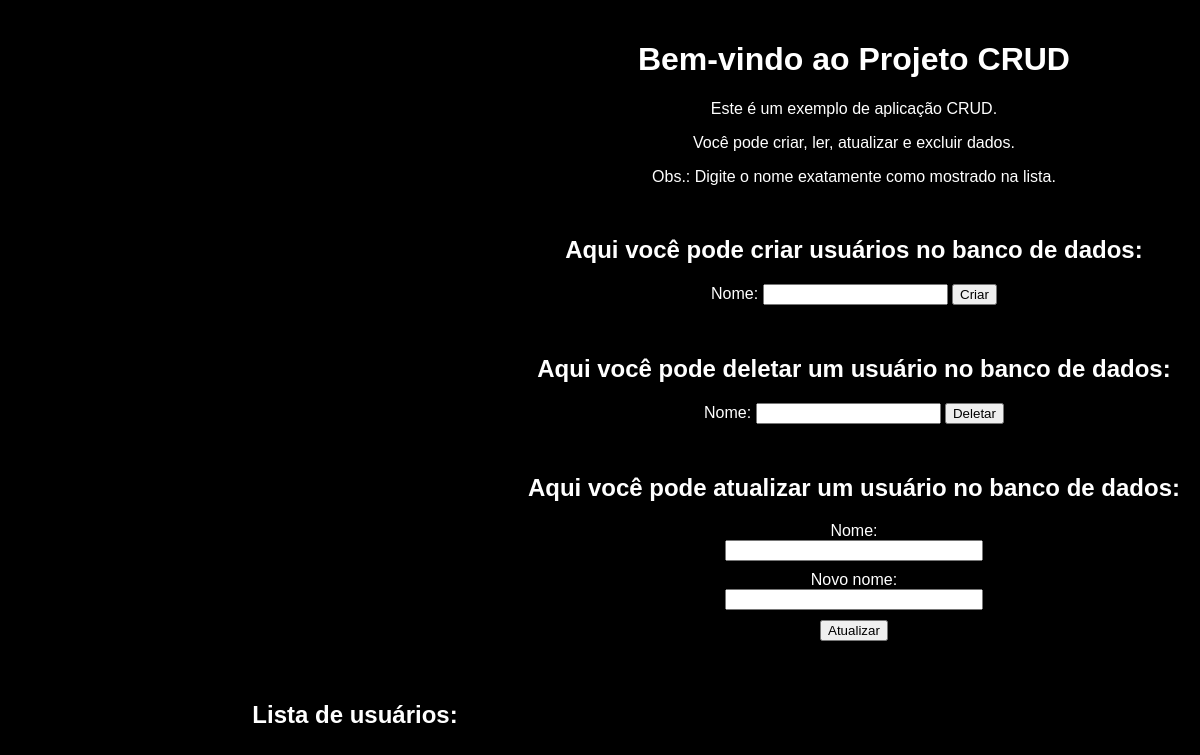
Before: / with the older database file.
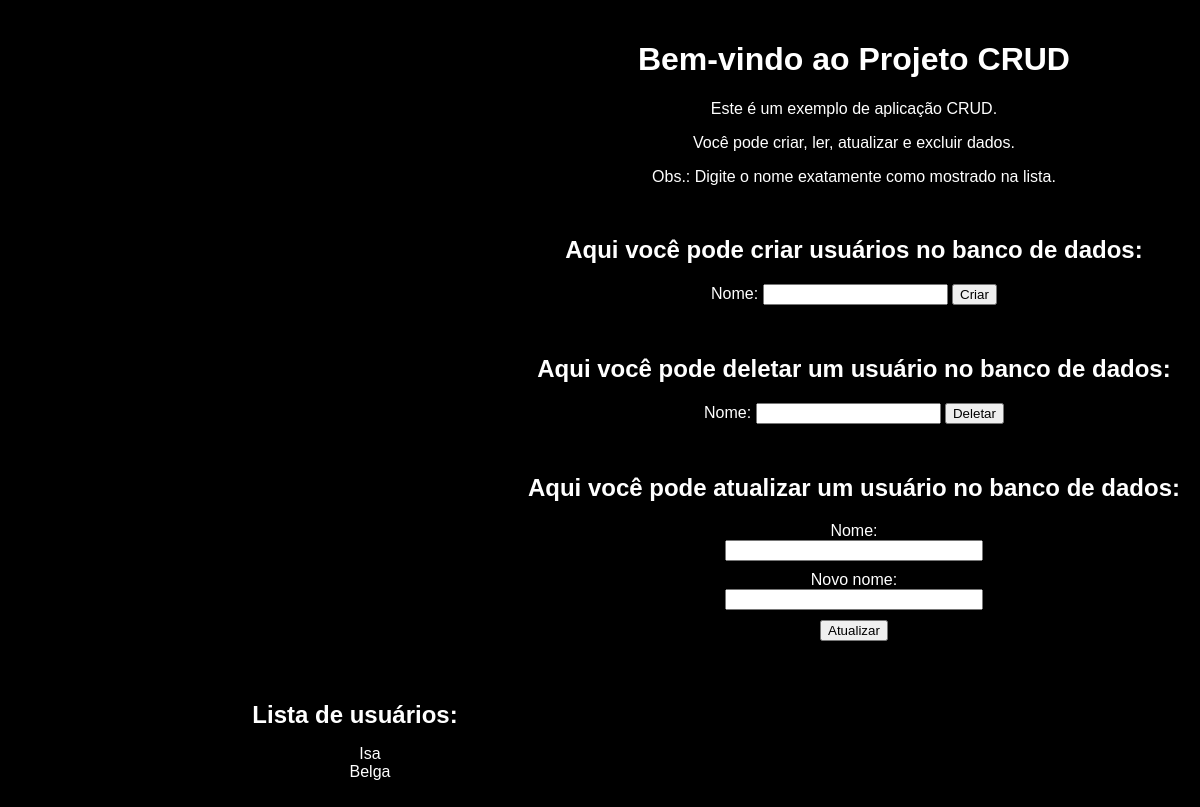
After: the same page with the newer database file.
### main.py (models this page shows)
class Usuario(Base):
    __tablename__ = 'usuarios'
    id = Column(Integer, primary_key=True, autoincrement=True)
    name = Column(String(40), unique=True)

### views.py (the view)
@app.route('/')
def index():
    sessao = _Sessao()
    usuarios = sessao.query(Usuario)
    return render_template('index.html', usuarios=usuarios)

### templates/index.html (shortened to what this page needs)
<!DOCTYPE html>
<html lang="pt-br, en">
<head>
    <link rel="stylesheet" href="/static/index.css">
</head>
<body>
    <div class="forms">
        <h1>Bem-vindo ao Projeto CRUD</h1>
        <p>Este é um exemplo de aplicação CRUD.</p>
        <p>Você pode criar, ler, atualizar e excluir dados.</p>
        <p>Obs.: Digite o nome exatamente como mostrado na lista.</p>
        <h2>Aqui você pode criar usuários no banco de dados:</h2>
        <form action='../create' method="post">
            <label for="name">Nome:</label>
            <input type="text" id="name" name="name" required>
            <button type="submit">Criar</button>
        </form>
        <h2>Aqui você pode deletar um usuário no banco de dados:</h2>
        <form action='../remove' method="post">
            <label for="name">Nome:</label>
            <input type="text" name="name" required>
            <button type="submit">Deletar</button>
        </form>
        <h2>Aqui você pode atualizar um usuário no banco de dados:</h2>
        <form action='../update' method="post">
            <label class="name_atual" for="name">Nome:</label>
            <input class="input_update" type="text" name="name" required>
            <label class="new_name" for="new_name">Novo nome:</label>
            <input class="input_update" type="text" name="new_name" required>
            <button class="bt_update" type="submit">Atualizar</button>
        </form>
    </div>
    <div class="painel">
        <h2>Lista de usuários:</h2>
        <ul>
            {% for conta in usuarios %}
                <li>{{ conta.name }}</li>
            {% endfor %}
        </ul>
    </div>
</body>
</html>

### static/index.css (style rules this page uses)
body { background-color: black; color: white; font-family: Arial, sans-serif; margin: 0; padding: 20px; text-align: center; }
h2, form { text-align: center; }
h2 { margin-top: 50px; }
form { text-align: center; margin-bottom: 20px; }
.name_atual { margin-top: 10px; display: grid; }
.new_name { margin-top: 10px; display: grid; }
.input_update { width: 250px; }
.bt_update { display: grid; margin-top: 10px; margin-left: auto; margin-right: auto; }
.forms { float: right; max-width: 700px; position: relative; }
.painel { text-align: center; width: 55vw; height: 600px; min-width: 350px; max-width: 700px; margin-top: 40px; margin-left: auto; margin-right: auto; position: relative; float: left; }
.painel h2 { display: inline; margin-inline-start: 10px; }
li, p, ul { margin-right: auto; margin-left: auto; text-align: center; justify-content: center; text-decoration: none; list-style-type: none; }

Changed rows visible on the page:
added Usuario: name "Isa"
added Usuario: name "Belga"
